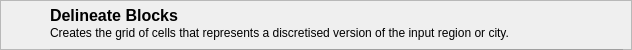
    <widget class="QFrame" name="title_frame">
     <property name="sizePolicy">
      <sizepolicy hsizetype="Preferred" vsizetype="Preferred">
       <horstretch>0</horstretch>
       <verstretch>0</verstretch>
      </sizepolicy>
     </property>
     <property name="minimumSize">
      <size>
       <width>0</width>
       <height>50</height>
      </size>
     </property>
     <property name="maximumSize">
      <size>
       <width>16777215</width>
       <height>50</height>
      </size>
     </property>
     <property name="frameShape">
      <enum>QFrame::StyledPanel</enum>
     </property>
     <property name="frameShadow">
      <enum>QFrame::Raised</enum>
     </property>
     <widget class="QLabel" name="dbtitle">
      <property name="geometry">
       <rect>
        <x>50</x>
        <y>5</y>
        <width>441</width>
        <height>21</height>
       </rect>
      </property>
      <property name="font">
       <font>
        <pointsize>12</pointsize>
        <weight>75</weight>
        <bold>true</bold>
       </font>
      </property>
      <property name="text">
       <string>Delineate Blocks</string>
      </property>
     </widget>
     <widget class="QLabel" name="dbsubtitle">
      <property name="geometry">
       <rect>
        <x>50</x>
        <y>25</y>
        <width>561</width>
        <height>16</height>
       </rect>
      </property>
      <property name="text">
       <string>Creates the grid of cells that represents a discretised version of the input region or city.</string>
      </property>
     </widget>
     <widget class="QLabel" name="bpmlogo">
      <property name="geometry">
       <rect>
        <x>0</x>
        <y>0</y>
        <width>50</width>
        <height>50</height>
       </rect>
      </property>
      <property name="maximumSize">
       <size>
        <width>50</width>
        <height>50</height>
       </size>
      </property>
      <property name="text">
       <string/>
      </property>
      <property name="pixmap">
       <pixmap>../../../../../../D4W-logoBPM.png</pixmap>
      </property>
     </widget>
     <widget class="Line" name="line">
      <property name="geometry">
       <rect>
        <x>50</x>
        <y>40</y>
        <width>573</width>
        <height>20</height>
       </rect>
      </property>
      <property name="sizePolicy">
       <sizepolicy hsizetype="Minimum" vsizetype="Fixed">
        <horstretch>0</horstretch>
        <verstretch>0</verstretch>
       </sizepolicy>
      </property>
      <property name="minimumSize">
       <size>
        <width>573</width>
        <height>0</height>
       </size>
      </property>
      <property name="orientation">
       <enum>Qt::Horizontal</enum>
      </property>
     </widget>
     <zorder>dbtitle</zorder>
     <zorder>dbsubtitle</zorder>
     <zorder>bpmlogo</zorder>
     <zorder>line</zorder>
     <zorder>widget</zorder>
    </widget>
